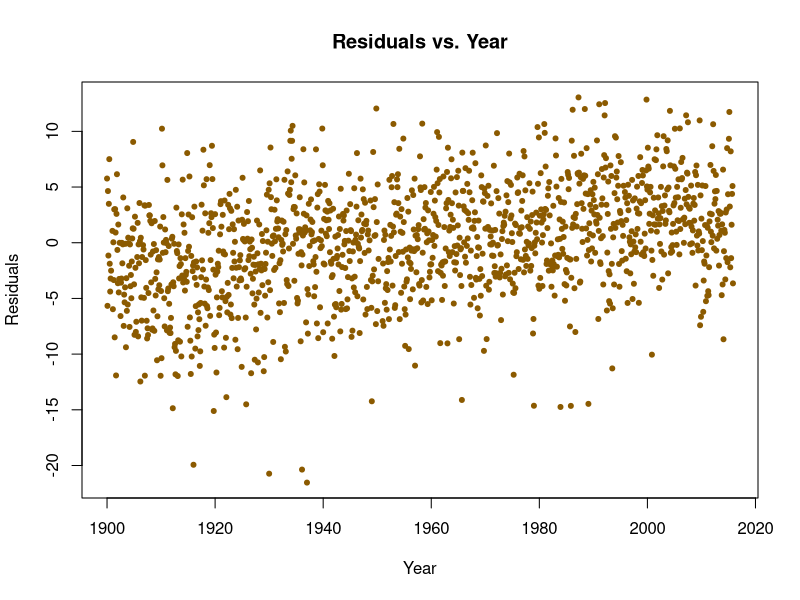
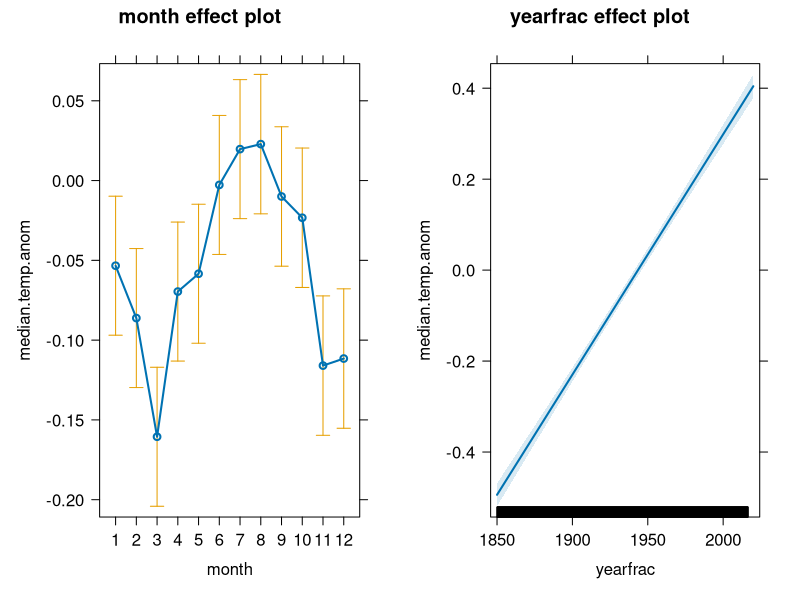
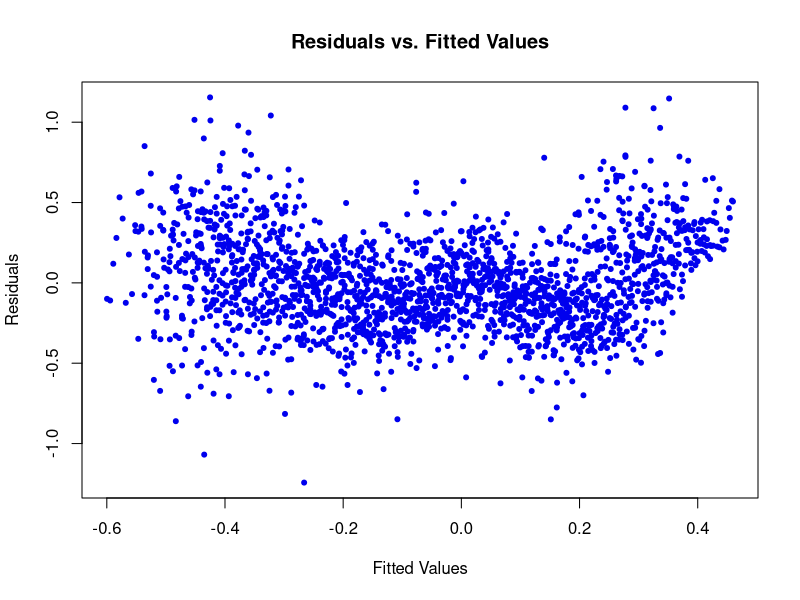
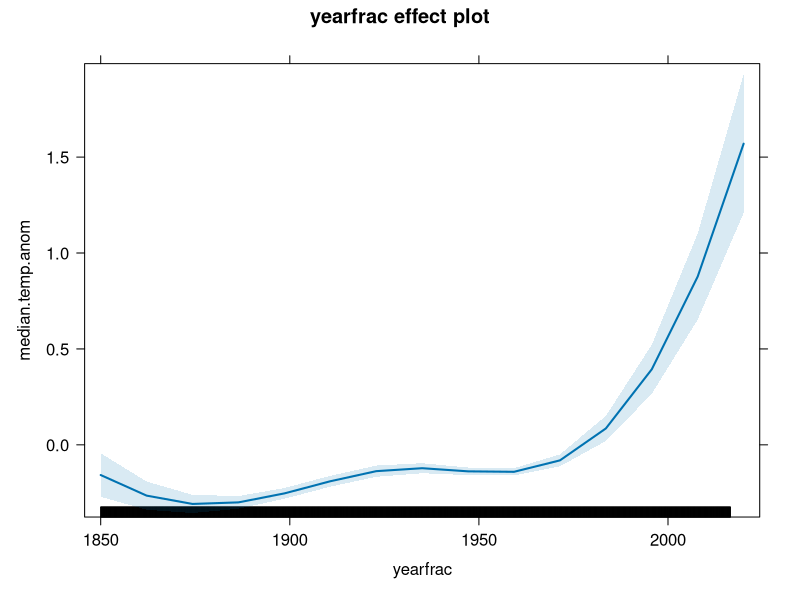
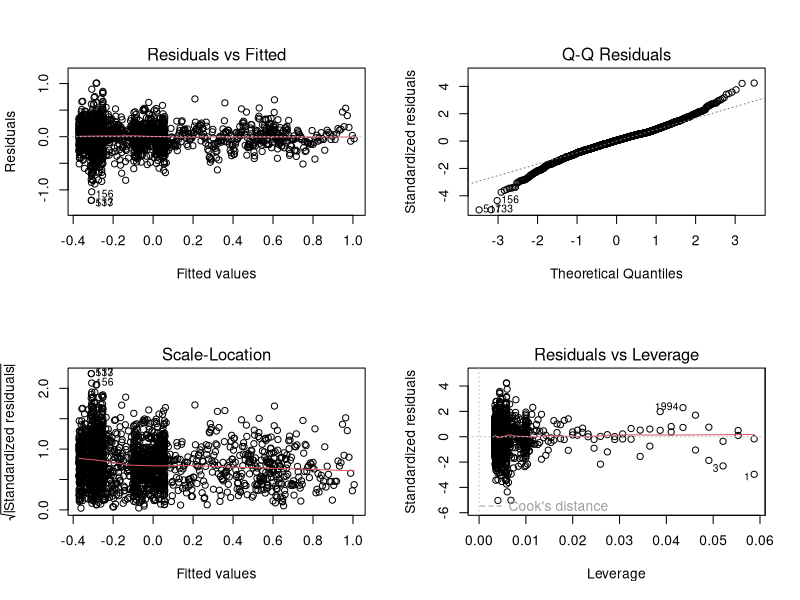
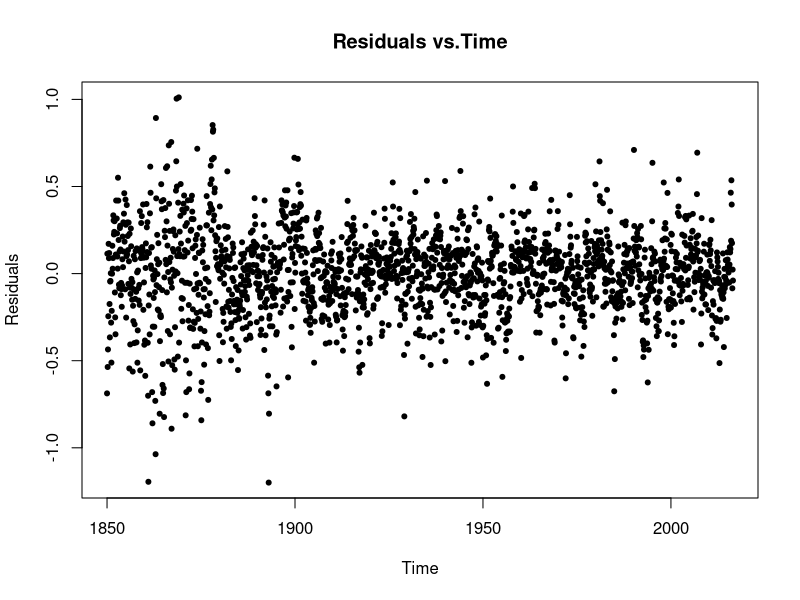

Generate these figures, in order, with R:
## ---- chunk 1
knitr::opts_chunk$set(echo = TRUE)
## ---- chunk 2
weather = read.csv("rawbozemandata.csv", header = TRUE)

weather$YEAR = substr(as.character(weather$DATE), 0,nchar(weather$DATE)-2)
weather$MONTH = as.factor(substr(as.character(weather$DATE),5,nchar(weather$DATE)))
weather$year = (floor(weather$DATE/100))
weather$Month<-round((weather$DATE/100-weather$year)*100,1)
weather$Yearfrac<-weather$year+(weather$Month-1)/12 #makes it an integer variable
#fit the linear model
lm.weather = lm(MMXT ~ MONTH, data = weather)
#lm.weather$residuals
plot(weather$Yearfrac, lm.weather$residuals, pch = 20, col = "orange4",
     main = "Residuals vs. Year", xlab = "Year", ylab = "Residuals")
## ---- chunk 3
lm.seasoned <- lm(MMXT ~ Yearfrac + MONTH, data = weather)
lm.deseasoned <- lm(lm.weather$residuals ~ Yearfrac, data = weather)
summary(lm.seasoned)
summary(lm.deseasoned)
## ---- chunk 4
hadcrut <- read.table('HadCRUT.4.4.0.0.monthly_nh.txt',
                      col.names = c('Date', 'median.temp.anom',
                                    'bias.l95', 'bias.u95',
                                    'meas.l95', 'meas.u95',
                                    'coverage.l95', 'coverage.u95',
                                    'error.l95', 'error.u95',
                                    'l95', 'u95'))
hadcrut.ts <- ts(hadcrut$median.temp.anom, start = 1850, frequency = 12)
## ---- chunk 5
hadcrut$yearfrac <- as.vector(time(hadcrut.ts))
hadcrut$month <- factor(round(1 + 12 * (hadcrut$yearfrac %% 1), 0))
had.lm1 <- lm(median.temp.anom ~ month + yearfrac, data = hadcrut)
summary(had.lm1)
library(car)
Anova(had.lm1, test = "F", type = "III") #test for the month component

require(effects)
plot(allEffects(had.lm1))
## ---- chunk 6
plot(had.lm1$fitted.values, had.lm1$residuals, pch = 20, col = "blue2", main = "Residuals vs. Fitted Values", xlab = "Fitted Values", ylab = "Residuals")
## ---- chunk 7
for (i in 1:10){
  had.lm.poly = lm(median.temp.anom ~ poly(yearfrac,i,raw = TRUE), data = hadcrut)
  print(summary(had.lm.poly))
}
## ---- chunk 8
pvals <- numeric(20)
for (i in 1:20){
  lm.poly.1 = lm(median.temp.anom ~ poly(yearfrac,i,raw = FALSE), data = hadcrut) 
  pvals[i] = (summary(lm.poly.1)$coefficients[i,4])
}
pvals
which(pvals > 0.05)
lm.poly.final = lm(median.temp.anom ~ poly(yearfrac,10,raw = FALSE), data = hadcrut)
plot(allEffects(lm.poly.final))
## ---- chunk 9
par(mfrow = c(2,2))
plot(lm.poly.final)
par(mfrow = c(1,1))
plot(hadcrut$yearfrac,resid(lm.poly.final), main = "Residuals vs.Time",xlab = "Time", ylab = "Residuals", pch = 20)
## ---- chunk 10
sessionInfo()$R.version$nickname
getRversion()
sessionInfo()$platform
